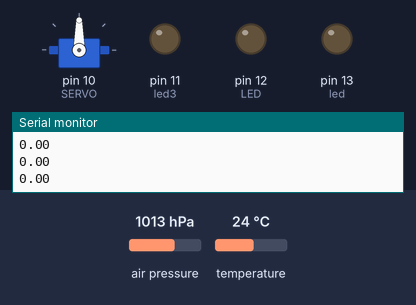
The sketch below on a simulated Arduino Uno, built with avr-gcc and run on an emulated ATmega328P. Parts: servo, output pins drawn as LEDs (lit = HIGH), the last lines printed to the serial monitor. The test bench sets the inputs (shaded band); at power-on: air pressure 1013 hPa, temperature 24 °C. No radio packets arrive unless stated; pins used as bus, display or sensor lines are not drawn.

Above: at 0.1 s.
At 1.88 s:
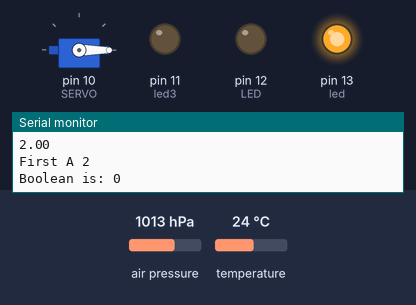
At 19.1 s:
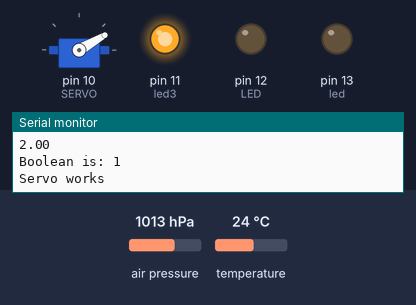
At 39.5 s:
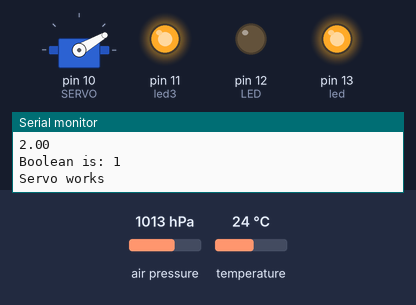
Timing chart, 0 to 40.0 s (numbered marks = the images above):
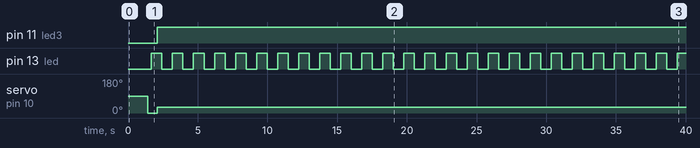

The sketch:

Main_Arduino_Code5.2.ino
```cpp
#include<Servo.h>
#include <SD.h>
#include <SPI.h>
#include <assert.h>
#include <Adafruit_MPL3115A2.h>
#include <RadioHead.h>
#include <RHDatagram.h>
#include <RHReliableDatagram.h>
#include <RH_RF95.h>

#include <Wire.h>
#include <Adafruit_MPL3115A2.h>
Adafruit_MPL3115A2 baro = Adafruit_MPL3115A2();

#define RFM95_CS 8
#define RFM95_RST 4
#define RFM95_INT 7

#define MY_ADDRESS 69
#define BASE_ADDRESS 71
#define SMALL_CANSAT_ADDRESS 75

#define RH_ASK_ARDUINO_USE_TIMER2
// Change to 434.0 or other frequency, must match RX's freq!
#define RF95_FREQ 869.5

// Singleton instance of the radio driver
RH_RF95 rf95(RFM95_CS, RFM95_INT);
RHReliableDatagram rfManager(rf95, MY_ADDRESS);

const int ZERO_DEGREES = 600;
const int NINETY_DEGREES = 1750;
const int led = 13;
const int LED = 12;
const int led3 = 11;
const int buzzer = 11;
float temperature, pressure,altitude;

//File lastNumber, lastNumber2, logFile;
//int sdFileNumber;
//bool sdInitialized = false;
//String lastNumberFile = "last.txt";
//int logCount;
//String logFileName;
String gpsData="";
bool isAverage = true;
bool FirstMessures = true;

//const int RELAY = 9;

Servo SERVO;


/*
void servo(int n){
 assert(n ==0 || n==1);
 digitalWrite(led3,HIGH);
  SERVO.write(0);
 delay(1000);
 digitalWrite(led3,LOW);
 SERVO.write(60);
 delay(1000);
}
*/

void releaseCanSat(){
    int altA;
     int alt[]={altitude};
   if (isAverage){
     for(int i=0; i<5; i++){
       altA = (alt[0]+alt[1]+alt[2]+alt[3]+alt[4]) ;
      }
        Serial.print("First A "); Serial.println(altA);
        delay(1000);
         isAverage = false;
      }
    bool fAltA = altA > altitude;
    Serial.print("Boolean is: ");Serial.println(fAltA);

 SERVO.write(0);
if (fAltA){
     Serial.println("Servo works");
        digitalWrite(led3,HIGH);
        SERVO.write(30);
        delay(100);

    }
    else{
       digitalWrite(led3,LOW);
      }

 }


/*void addToSd(String dataToSd){
  String logRow = "";
  logRow += String(dataToSd);
  }

void addToLog(){
  if(!sdInitialized)
    return;
  logCount++;
  if(logCount == 10){
    logCount = 0;
    logFile.close();
    logFile = SD.open(logFileName, FILE_WRITE);
  }
  String logRow = "";
  logRow += String(millis());
  logRow += ", ";
  String pressure;
  addToSd(pressure);
  logRow += ", ";
  String temperature;
  addToSd(temperature);
  logRow += ",";
  logFile.println(logRow);
}*/

void sendStringToBase(String str){
  uint8_t * data = new uint8_t[str.length()];
  for(int i = 0; i < str.length(); i++){
    data[i] = str[i];
  }
  if (rfManager.sendtoWait(data, str.length(), BASE_ADDRESS)) {

  } else {
    //Serial.println("Sending failed (no ack)");
  }
  delete[] data;
}

String currGPS;
void getGPS(){
  while(Serial.available()){
    char c = Serial.read();
    if(c == '\n'){
      if(currGPS.length() > 6 && currGPS[0] == '$' && currGPS[3] == 'G' && currGPS[4] == 'G' && currGPS[5] == 'A'){
        gpsData = currGPS;
      }
      currGPS = "";
    }
    else{
      currGPS += c;
    }
  }
}
// Power by connecting Vin to 3-5V, GND to GND
// Uses I2C - connect SCL to the SCL pin, SDA to SDA pin
// See the Wire tutorial for pinouts for each Arduino
// http://arduino.cc/en/reference/wire


void setup() {

  SERVO.attach(10);

  pinMode(RFM95_RST, OUTPUT);
  digitalWrite(RFM95_RST, HIGH);
  pinMode(led, OUTPUT);
  pinMode(LED,OUTPUT);
  pinMode(led3,OUTPUT);
  Serial.begin(9600);

  pinMode(buzzer, OUTPUT);
//  setBuzzer(0);


  // manual reset
  digitalWrite(RFM95_RST, LOW);
  delay(10);
  digitalWrite(RFM95_RST, HIGH);
  delay(10);


  while (!rfManager.init()) {
    digitalWrite(LED,HIGH);
    delay(1000);
    while (1);
  }

  // Defaults after init are 434.0MHz, modulation GFSK_Rb250Fd250, +13dbM
  if (!rf95.setFrequency(RF95_FREQ)) {
    digitalWrite(LED,HIGH);
    while (1);
  }
  Serial.print("Set Freq to: "); Serial.println(RF95_FREQ);


  // Defaults after init are 434.0MHz, 13dBm, Bw = 125 kHz, Cr = 4/5, Sf = 128chips/symbol, CRC on

  // The default transmitter power is 13dBm, using PA_BOOST.
  // If you are using RFM95/96/97/98 modules which uses the PA_BOOST transmitter pin, then
  // you can set transmitter powers from 5 to 23 dBm:
  rf95.setTxPower(23, false);
/*
  if(!SD.begin(10)){
    //Serial.println("Initialization Failed!");
  }
  else{
    if(SD.exists(lastNumberFile)){
      lastNumber = SD.open(lastNumberFile);
      while(lastNumber.available()){
        char c = lastNumber.read();
        if('0' <= c && c <= '9'){
          sdFileNumber *= 10;
          sdFileNumber += int(c - '0');
        }
      }
      lastNumber.close();
      SD.remove(lastNumberFile);
    }
    sdFileNumber++;
    lastNumber2 = SD.open(lastNumberFile, FILE_WRITE);
    lastNumber2.println(String(sdFileNumber));
    lastNumber2.close();
    sdInitialized = true;
    logFileName = "d";
    logFileName += String(sdFileNumber);
    logFileName += ".txt";
    //Serial.println(logFileName);
    logFile = SD.open(logFileName, FILE_WRITE);
  }*/


}

int16_t packetnum = 0;  // packet counter, we increment per xmission

int v = 1;

void loop() {
  switch (FirstMessures){
    case true:
     for(int i=0; i<=5; i++){
   Serial.println(altitude);
  }
    FirstMessures = false;
    break;

    case false:
  if (! baro.begin()) {
    Serial.println("Couldnt find sensor");
    return;
  }

float pressure2 = baro.getPressure();
  int altitude2 = baro.getAltitude();
  int temperature2 = baro.getTemperature();

  if(pressure2 > -900.0f){
    pressure = pressure2;
  }
  if(temperature2 > -900.0f){
    temperature = temperature2;
  }
  if(altitude > -900.0f){
   altitude = altitude2;
    }


  sendStringToBase("P" + String(pressure) + "\n");
  sendStringToBase("T" + String(temperature) + "\n");
  sendStringToBase("A" + String(altitude) + "\n");
  sendStringToBase("G" + String(gpsData) + "\n");
  Serial.println(altitude);
  releaseCanSat();
   delay(250);

 digitalWrite(led, (v == 1)?HIGH:LOW);

//  setBuzzer(v);
  v = 1 - v;
 // digitalWrite(RELAY, v);


   if(rfManager.available())
{
    // Should be a message for us now
    uint8_t buf[RH_RF95_MAX_MESSAGE_LEN];
    uint8_t len = sizeof(buf);
    uint8_t from;

    if (rfManager.recvfromAck(buf, &len, &from))
    {
      if(from == SMALL_CANSAT_ADDRESS){
        digitalWrite(LED, HIGH);
        buf[len] = 0; // zero out remaining string
        String SmallCansatData = (char*)buf;
      //  addToSd(SmallCansatData);
        Serial.print(SmallCansatData);
        sendStringToBase(SmallCansatData);
        digitalWrite(LED, LOW);
      }
  }

}


  //Serial.println(pressure)
  break;
}
}
```

Measured:
- by itself, pin 11 (led3): LOW → HIGH at 2.1 s
- by itself, pin 13 (led): alternates HIGH for 0.75 s and LOW for 0.75 s
- by itself, servo on pin 10 (SERVO): 90° → 0° at 1.4 s, → 30° 0.65 s later
